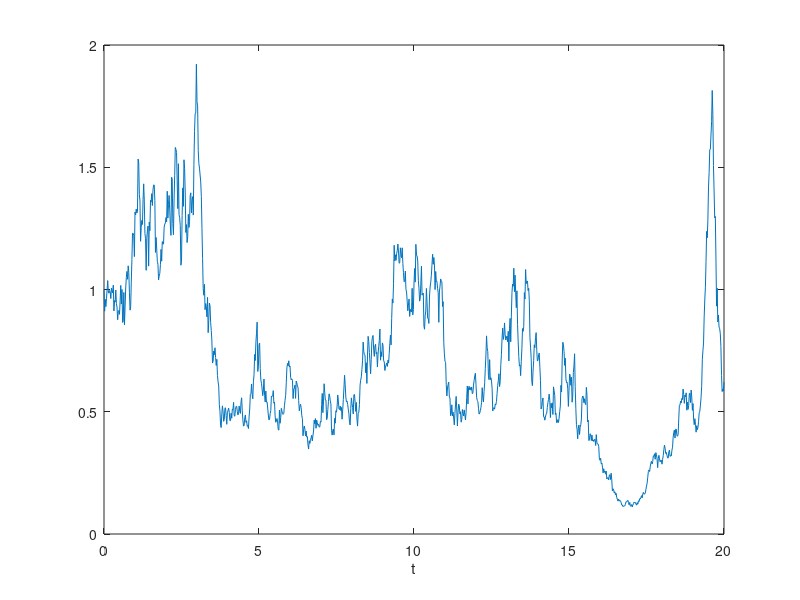

Recreate this plot in MATLAB.

% The Stochastic Logistic Model with Gaussian Noise
%dX=f(x)dt + g(x)DB(t)
%f(x)=x(1-x); g(x)=lambda*x
clear all;

n = 1000;   % number of discretization points
T = 20;    % length of simulation interval
dt = T/n;   % size of time step
randn('state',0); % sets the seed of the random number generator
% simulate a trajectory
x_euler = zeros(n+1,1); % initialization of the trajectory
x0 = 1;        % initial condition
x_euler(1) = x0;        % the initial condition
 
sigma = 0.5;  % parameter values

p=1; q=2; mu=q/p; s=0.8;% q>p>0 and s>0. Parameters
f=@(x) -p*x.*(1-mu*exp(-s*x));
for j=2:n+1             % the Euler-Maruyama scheme
    dW = sqrt(dt)*randn; % the Wiener increment
    x = x_euler(j-1);
    %x_euler(j) = x + ((x.*(b-d*exp(-a*x))))*dt + sigma*x*dW;  % Ref. D5
   %x_euler(j) = x + (r*(x.*(1-x./k(x))))*dt +sigma*x*dW;  % Prof. Branna model
    x_euler(j) = x -p*x.*(1-mu*exp(-s*x))*dt +sigma*x*dW;
end

mu=@ (x)-p*x.*(1-mu*exp(-s*x));% Deterministic Log
%mu=@ (x)(r*(x.*(x/S-1).*(1-x./k(x))));% Deterministic Allee
Mu=mu(x);
% plot the approximation
plot([0:dt:T],x_euler)
hold on
xlabel('t')
%title('prof. Brannan model with Threshold')
